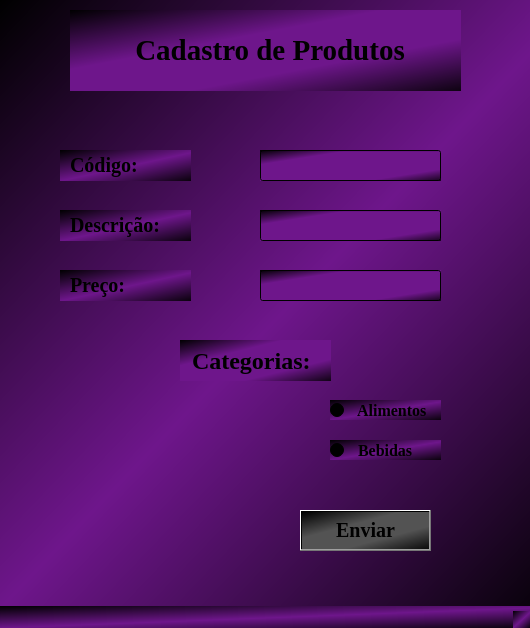
<?xml version="1.0" encoding="UTF-8"?>
<ui version="4.0">
 <class>MainWindow</class>
 <widget class="QMainWindow" name="MainWindow">
  <property name="geometry">
   <rect>
    <x>0</x>
    <y>0</y>
    <width>530</width>
    <height>628</height>
   </rect>
  </property>
  <property name="font">
   <font>
    <pointsize>15</pointsize>
   </font>
  </property>
  <property name="windowTitle">
   <string>MainWindow</string>
  </property>
  <property name="styleSheet">
   <string notr="true">background-color: qlineargradient(spread:reflect, x1:0, y1:0, x2:0.5, y2:0.545455, stop:0 rgba(0, 0, 0, 255), stop:1 rgba(110, 22, 139, 255));</string>
  </property>
  <widget class="QWidget" name="centralwidget">
   <widget class="QLabel" name="label">
    <property name="geometry">
     <rect>
      <x>70</x>
      <y>10</y>
      <width>391</width>
      <height>81</height>
     </rect>
    </property>
    <property name="font">
     <font>
      <family>Times New Roman</family>
      <pointsize>22</pointsize>
      <weight>75</weight>
      <bold>true</bold>
     </font>
    </property>
    <property name="mouseTracking">
     <bool>true</bool>
    </property>
    <property name="styleSheet">
     <string notr="true">background-color: qlineargradient(spread:reflect, x1:0, y1:0, x2:0.5, y2:0.545455, stop:0 rgba(0, 0, 0, 255), stop:0.732955 rgba(110, 22, 139, 255));</string>
    </property>
    <property name="text">
     <string>         Cadastro de Produtos</string>
    </property>
    <property name="textFormat">
     <enum>Qt::AutoText</enum>
    </property>
    <property name="wordWrap">
     <bool>false</bool>
    </property>
   </widget>
   <widget class="QLabel" name="label_2">
    <property name="geometry">
     <rect>
      <x>60</x>
      <y>150</y>
      <width>131</width>
      <height>31</height>
     </rect>
    </property>
    <property name="font">
     <font>
      <family>Times New Roman</family>
      <pointsize>15</pointsize>
      <weight>75</weight>
      <bold>true</bold>
     </font>
    </property>
    <property name="text">
     <string>  Código:</string>
    </property>
   </widget>
   <widget class="QLabel" name="label_3">
    <property name="geometry">
     <rect>
      <x>60</x>
      <y>210</y>
      <width>131</width>
      <height>31</height>
     </rect>
    </property>
    <property name="font">
     <font>
      <family>Times New Roman</family>
      <pointsize>15</pointsize>
      <weight>75</weight>
      <bold>true</bold>
     </font>
    </property>
    <property name="text">
     <string>  Descrição:</string>
    </property>
   </widget>
   <widget class="QLabel" name="label_4">
    <property name="geometry">
     <rect>
      <x>60</x>
      <y>270</y>
      <width>131</width>
      <height>31</height>
     </rect>
    </property>
    <property name="font">
     <font>
      <family>Times New Roman</family>
      <pointsize>15</pointsize>
      <weight>75</weight>
      <bold>true</bold>
     </font>
    </property>
    <property name="text">
     <string>  Preço:</string>
    </property>
   </widget>
   <widget class="QLineEdit" name="lineEdit">
    <property name="geometry">
     <rect>
      <x>260</x>
      <y>150</y>
      <width>181</width>
      <height>31</height>
     </rect>
    </property>
    <property name="font">
     <font>
      <family>Times New Roman</family>
      <pointsize>12</pointsize>
      <weight>75</weight>
      <bold>true</bold>
     </font>
    </property>
    <property name="styleSheet">
     <string notr="true">background-color: qlineargradient(spread:reflect, x1:0, y1:0, x2:0.5, y2:0.545455, stop:0 rgba(0, 0, 0, 255), stop:0.471591 rgba(110, 22, 139, 255));</string>
    </property>
   </widget>
   <widget class="QLineEdit" name="lineEdit_2">
    <property name="geometry">
     <rect>
      <x>260</x>
      <y>210</y>
      <width>181</width>
      <height>31</height>
     </rect>
    </property>
    <property name="font">
     <font>
      <family>Times New Roman</family>
      <pointsize>12</pointsize>
      <weight>75</weight>
      <bold>true</bold>
     </font>
    </property>
    <property name="styleSheet">
     <string notr="true">background-color: qlineargradient(spread:reflect, x1:0, y1:0, x2:0.5, y2:0.545455, stop:0 rgba(0, 0, 0, 255), stop:0.471591 rgba(110, 22, 139, 255));</string>
    </property>
   </widget>
   <widget class="QLineEdit" name="lineEdit_3">
    <property name="geometry">
     <rect>
      <x>260</x>
      <y>270</y>
      <width>181</width>
      <height>31</height>
     </rect>
    </property>
    <property name="font">
     <font>
      <family>Times New Roman</family>
      <pointsize>12</pointsize>
      <weight>75</weight>
      <bold>true</bold>
     </font>
    </property>
    <property name="styleSheet">
     <string notr="true">background-color: qlineargradient(spread:reflect, x1:0, y1:0, x2:0.5, y2:0.545455, stop:0 rgba(0, 0, 0, 255), stop:0.471591 rgba(110, 22, 139, 255));</string>
    </property>
   </widget>
   <widget class="QRadioButton" name="radioButton">
    <property name="geometry">
     <rect>
      <x>330</x>
      <y>400</y>
      <width>111</width>
      <height>20</height>
     </rect>
    </property>
    <property name="font">
     <font>
      <family>Times New Roman</family>
      <pointsize>12</pointsize>
      <weight>75</weight>
      <bold>true</bold>
     </font>
    </property>
    <property name="text">
     <string>  Alimentos</string>
    </property>
   </widget>
   <widget class="QRadioButton" name="radioButton_2">
    <property name="geometry">
     <rect>
      <x>330</x>
      <y>440</y>
      <width>111</width>
      <height>20</height>
     </rect>
    </property>
    <property name="font">
     <font>
      <family>Times New Roman</family>
      <pointsize>12</pointsize>
      <weight>75</weight>
      <bold>true</bold>
     </font>
    </property>
    <property name="text">
     <string>  Bebidas</string>
    </property>
   </widget>
   <widget class="QLabel" name="label_5">
    <property name="geometry">
     <rect>
      <x>180</x>
      <y>340</y>
      <width>151</width>
      <height>41</height>
     </rect>
    </property>
    <property name="font">
     <font>
      <family>Times New Roman</family>
      <pointsize>18</pointsize>
      <weight>75</weight>
      <bold>true</bold>
     </font>
    </property>
    <property name="styleSheet">
     <string notr="true">background-color: qlineargradient(spread:reflect, x1:0, y1:0, x2:0.5, y2:0.545455, stop:0 rgba(0, 0, 0, 255), stop:0.625 rgba(110, 22, 139, 255));</string>
    </property>
    <property name="text">
     <string>  Categorias:</string>
    </property>
   </widget>
   <widget class="QPushButton" name="pushButton">
    <property name="geometry">
     <rect>
      <x>300</x>
      <y>510</y>
      <width>131</width>
      <height>41</height>
     </rect>
    </property>
    <property name="font">
     <font>
      <family>Times New Roman</family>
      <pointsize>15</pointsize>
      <weight>75</weight>
      <bold>true</bold>
     </font>
    </property>
    <property name="styleSheet">
     <string notr="true">background-color: qlineargradient(spread:reflect, x1:0, y1:0, x2:0.5, y2:0.545455, stop:0 rgba(0, 0, 0, 255), stop:0.539773 rgba(83, 83, 83, 255));
background-color: qlineargradient(spread:reflect, x1:0, y1:0, x2:0.5, y2:0.545455, stop:0 rgba(0, 0, 0, 255), stop:0.704545 rgba(83, 83, 83, 255));</string>
    </property>
    <property name="text">
     <string>Enviar</string>
    </property>
   </widget>
  </widget>
  <widget class="QMenuBar" name="menubar">
   <property name="geometry">
    <rect>
     <x>0</x>
     <y>0</y>
     <width>530</width>
     <height>21</height>
    </rect>
   </property>
  </widget>
  <widget class="QStatusBar" name="statusbar"/>
 </widget>
 <resources/>
 <connections/>
</ui>
